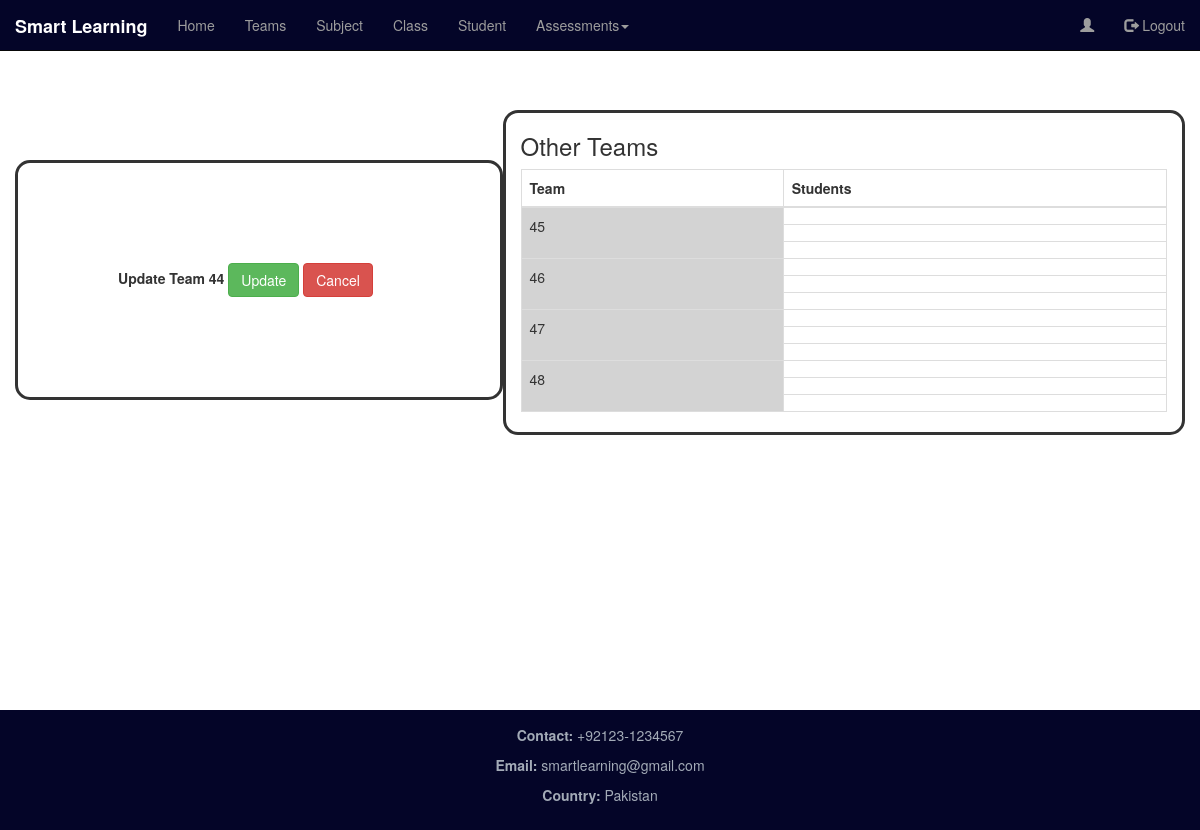
/dashboard/deatils/44/, run on the app's committed database.
### dashboard_app/models.py (models this page shows, shortened)
class team(models.Model):
    team_subj=models.ForeignKey(Subject, on_delete=models.CASCADE)
    team_id=models.AutoField(primary_key=True)
    position1=GroupedForeignKey(Student_Enroll,"s_subject", related_name='m1')
    position2=GroupedForeignKey(Student_Enroll,"s_subject", related_name='m2', null=True, blank=True)
    position3=GroupedForeignKey(Student_Enroll,"s_subject", related_name='m3', null=True, blank=True)
    class Meta:
        unique_together = (('position1', 'position2', 'position3'),('position1', 'position3', 'position2'),('position2', 'position1', 'position3'),('position2', 'position3', 'position1'),('position3', 'position1', 'position2'),('position3', 'position2', 'position1'),)

### dashboard_app/views.py (the view, shortened to what this page needs)
# urls.py: path('deatils/<int:pk>/',views.Team_Update.as_view(), name='team_update'),
class Team_Update(UpdateView):
    model= team
    fields=['position1','position2','position3']
    template='dashboard_app/detail_page.html'
    context_object_name = 'post'
    def get_context_data(self, **kwargs):
        context = super().get_context_data(**kwargs)
        context['team']= team.objects.all()
        context['pk']=self.kwargs['pk']
        context['tp']= total_performance.objects.all().order_by('Student_perf').distinct()
        return context

### templates/dashboard_app/team_form.html (shortened to what this page needs)
{% extends "base.html" %}
{% load staticfiles %}
{% block body_block %}
<div style="min-height: 600px">
	<div class="row" style="margin-top: 10px">
	<div class="col-sm-5" style="border-radius: 15px; border-style: solid; padding: 100px; margin-top:100px ">
	<form method="post">
    <label class="label-control">Update Team {{pk}}</label>
    <input type="submit" class="btn btn-success" value="Update">
    <a href="{% url 'dashboard_app:group_page' %}"><button type="submit" class=" btn btn-danger"> Cancel</button></a>
</form>
	</div>
	<div class="col-sm-7" style="margin-top: 50px;border-style:solid; border-radius: 15px">
		<h3>Other Teams</h3>
		<table class="table table-bordered">
			<thead>
				<th>Team</th>
				<th>Students</th>
			</thead>
			<tbody>
				{% for i in team %}
				{% if i.team_id != pk %}
				<tr>
					<td rowspan="3" style="background-color: lightgray">{{i.team_id}}</td>
					<td>{{i.position1}}</td>
				</tr>
				<tr>
					<td>{{i.position2}}</td>
				</tr>
				<tr>
					<td>{{i.position3}}</td>
				</tr>
				{% endif %}
				{% endfor %}
			</tbody>
		</table>
	</div>
</div>
</div>
{% endblock %}

### data on the page
team: team_id "45"
team: team_id "46"
team: team_id "47"
team: team_id "48"

### other printed values
{{ pk }} "44"
